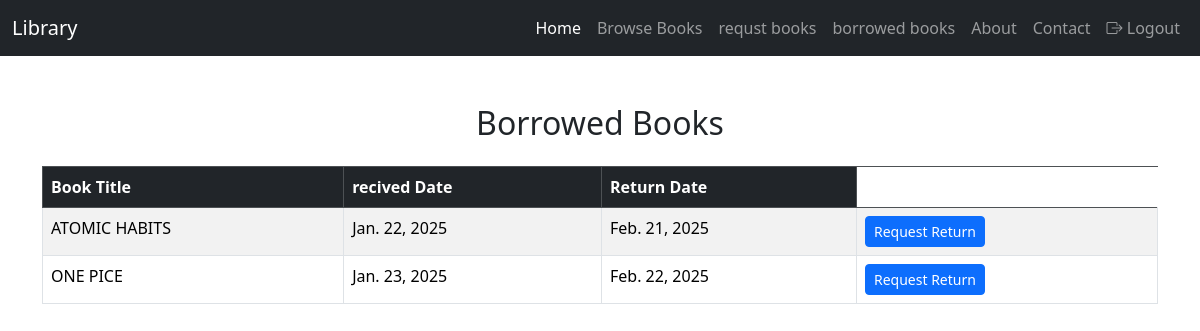
Before: /view_borrow/ (signed in) with the older database file.
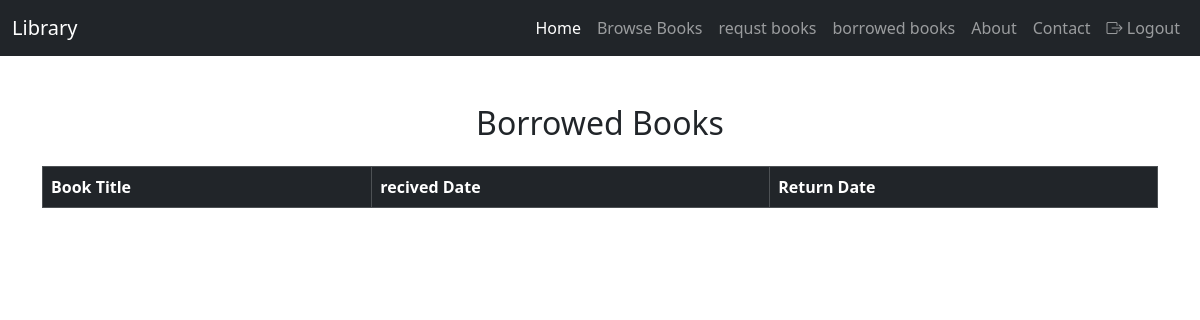
After: the same page with the newer database file.
### bookapp/models.py (models this page shows)
class Borrow(models.Model):
    STATUS_CHOICES = [
        ('Pending', 'Pending'),
        ('Approved', 'Approved'),
        ('Rejected', 'Rejected'),
        ('Returned', 'Returned'),
        ('Return Requested', 'Return Requested'),
    ]
    book = models.ForeignKey(books, on_delete=models.CASCADE)
    user = models.ForeignKey(User, on_delete=models.CASCADE)
    request_date = models.DateField(auto_now_add=True)
    approval_date = models.DateField(null=True, blank=True)
    r_date = models.DateField(null=True, blank=True)  # Only set when approved
    status = models.CharField(max_length=20, choices=STATUS_CHOICES, default='Pending')
    return_request_date = models.DateField(null=True, blank=True)  # Date when user requests to return
    return_approval_date = models.DateField(null=True, blank=True)  # Date when admin approves return
    extension_requested_date = models.DateField(null=True, blank=True)
    new_return_date = models.DateField(null=True, blank=True)
    extension_status = models.CharField(
        max_length=20,
        choices=[('Pending', 'Pending'), ('Approved', 'Approved'), ('Rejected', 'Rejected')],
        default='Pending')

class books(models.Model):
    title = models.CharField(max_length=200)
    auther = models.CharField(max_length=200)
    description = models.TextField()
    publication_date = models.DateField()
    location = models.ForeignKey('locations', on_delete=models.CASCADE, null=True, blank=True)
    genre = models.ForeignKey('genres', on_delete=models.CASCADE)
    cover_image = models.FileField()
    available_copies = models.IntegerField(default=2)

### bookapp/views.py (the view)
# urls.py: path('view_borrow/', views.view_borrow, name='view_borrow'),
def view_borrow(req):
   user=User.objects.get(username=req.session['user'])
   borrowd = Borrow.objects.filter(user=user,status='Approved')
   return render(req, 'user/borrowed.html', {'borrow':borrowd})

### templates/user/borrowed.html (shortened to what this page needs)
<!DOCTYPE html>
<html lang="en">
<head>
    <link href="https://cdn.jsdelivr.net/npm/bootstrap@5.3.3/dist/css/bootstrap.min.css" rel="stylesheet">
    <link href="https://cdn.jsdelivr.net/npm/bootstrap-icons/font/bootstrap-icons.css" rel="stylesheet">
</head>
<body>
  <nav class="navbar navbar-expand-lg navbar-dark bg-dark">
    <div class="container-fluid">
      <a class="navbar-brand" href="#">Library </a>
      <div class="collapse navbar-collapse" id="navbarNav">
        <ul class="navbar-nav ms-auto">
          <li class="nav-item">
            <a class="nav-link active" href="../user">Home</a>
          </li>
          <li class="nav-item">
            <a class="nav-link" href="../books">Browse Books</a>
          </li>
          <li class="nav-item">
            <a class="nav-link" href="../view_borrow_req">requst books</a>
          </li>
          <li class="nav-item">
            <a class="nav-link" href="../view_borrow">borrowed books</a>
          </li>
          <li class="nav-item">
            <a class="nav-link" href="../about">About</a>
          </li>
          <li class="nav-item">
            <a class="nav-link" href="../contact">Contact</a>
          </li>
          <li class="nav-item">
            <a class=" nav-link" href="../logout"><i class="bi bi-box-arrow-right"></i> Logout</a>
          </li>
        </ul>
      </div>
    </div>
  </nav>
    <div class="container py-5">
        <h2 class="text-center mb-4">Borrowed Books</h2>
        <div class="table-responsive">
            <table class="table table-striped table-bordered">
                <thead class="table-dark">
                    <tr>
                        <th>Book Title</th>
                        <th>recived Date</th>
                        <th>Return Date</th>
                    </tr>
                </thead>
                <tbody>
                    {% for b in borrow %}
                    <tr>
                        <td>{{ b.book.title }}</td>
                        <td>{{ b.approval_date|default:"N/A" }}</td>
                        <td>{{ b.r_date|default:"N/A" }}</td>
                        <td>
                          <a href="{% url 'request_return' b.id %}" class="btn btn-primary btn-sm">Request Return</a>
                      </td>
                    </tr>
                {% endfor %}
                </tbody>
            </table>
        </div>
    </div>
</body>
</html>

Changed rows visible on the page:
removed Borrow: book "ATOMIC HABITS", approval_date "Jan. 22, 2025", r_date "Feb. 21, 2025"
removed Borrow: book "ONE PICE", approval_date "Jan. 23, 2025", r_date "Feb. 22, 2025"
